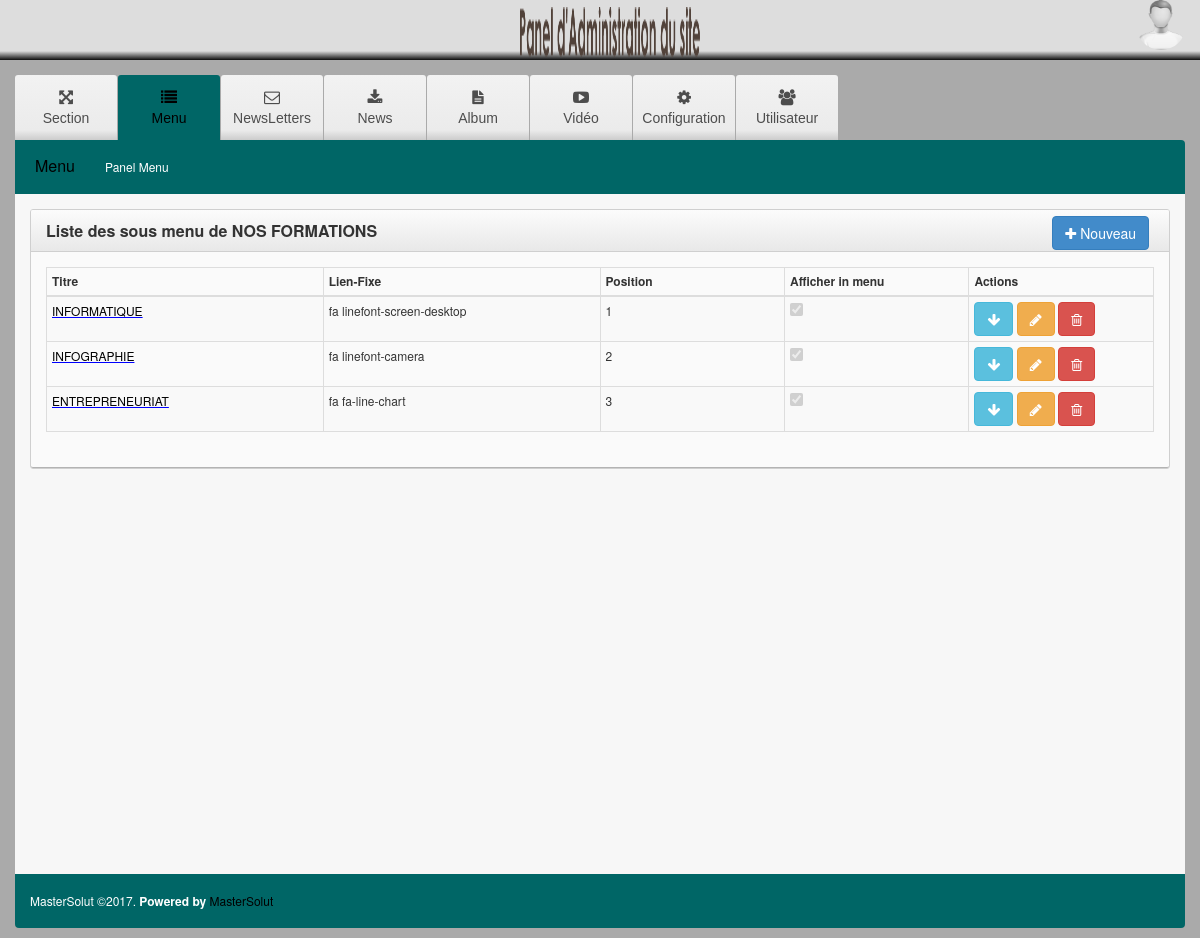
The app's page /ms-admin/index.php?page=2&menu_smenu=3 (signed in) with its own data.
### tables this page shows
CREATE TABLE `gest_page` (
  `id_page` int(11) NOT NULL AUTO_INCREMENT,
  `titre_page` varchar(255) NOT NULL,
  `lib_page` varchar(20) NOT NULL,
  `cat_page` varchar(255) NOT NULL,
  `icone_page` varchar(255) DEFAULT NULL,
  `indice_page` int(11) NOT NULL,
  `visible` varchar(1) NOT NULL DEFAULT 'o',
  PRIMARY KEY (`id_page`)
);

CREATE TABLE `gest_menu` (
  `id_menu` int(11) NOT NULL AUTO_INCREMENT,
  `lib_menu` varchar(255) NOT NULL,
  `lien_menu` varchar(255) NOT NULL,
  `indice_menu` int(11) NOT NULL,
  `visible` varchar(1) NOT NULL DEFAULT 'o',
  `icone_menu` varchar(255) NOT NULL,
  `id_page` int(11) NOT NULL,
  PRIMARY KEY (`id_menu`)
);

CREATE TABLE `menu` (
  `id_menu` int(5) NOT NULL AUTO_INCREMENT,
  `titre_menu` varchar(200) DEFAULT NULL,
  `libelle_menu` text,
  `position_menu` tinyint(2) DEFAULT NULL,
  `fichier_menu` varchar(255) DEFAULT NULL,
  `contenu_menu` longtext,
  `id_section` int(1) NOT NULL,
  `publier_menu` varchar(1) NOT NULL DEFAULT 'o',
  `affiche_acceuil` varchar(25) DEFAULT NULL,
  `visible_menu` varchar(1) DEFAULT 'o',
  PRIMARY KEY (`id_menu`)
);

CREATE TABLE `smenu` (
  `id_smenu` int(5) NOT NULL AUTO_INCREMENT,
  `id_menu` int(5) NOT NULL,
  `titre_smenu` varchar(60) DEFAULT NULL,
  `fichier_smenu` varchar(255) DEFAULT NULL,
  `contenu_smenu` longtext,
  `libelle_smenu` text,
  `service_accueil` varchar(2) DEFAULT NULL,
  `position_smenu` tinyint(2) DEFAULT NULL,
  `publier_smenu` varchar(1) DEFAULT NULL,
  `visible_smenu` varchar(1) NOT NULL DEFAULT 'o',
  PRIMARY KEY (`id_smenu`,`id_menu`)
);

### ms-admin/class/database.php (called while the page is built, shortened)
<?php
class Database extends pdo {
    public function __construct(){
        $this->dbtype ='mysql';
        $this->host = 'localhost';
        $this->user = 'root';
        $this->pass = '';
        $this->database = 'mastersolut_db';
        $dns = $this->dbtype.':dbname='.$this->database.";host=".$this->host;
    }
}
?>

### ms-admin/class/class_gest_page.php (called while the page is built, shortened)
<?php
Class Gest_page{
   private $dbh;
   public function __construct(){
        $this->dbh = new Database();
    }
    public function liste_page_categorie($cat_page,$ligne=0,$trie='',$publier='o'){
        return $this->dbh->query("select * from gest_page where cat_page='$cat_page' AND visible='$publier' $trie $limit");
    }
    public function this_page($id_page,$publier='o'){
        $tab=$this->dbh->query("select * from gest_page where id_page='$id_page' AND visible='$publier'");
        return $tab->fetch();
    }
   public function liste_menu_par_page($id_page,$ligne=0,$trie='',$publier='o'){
        if($ligne) $limit="limit 0,$ligne";
        return $this->dbh->query("select * from gest_menu where id_page='$id_page' AND gest_menu.visible='$publier' $trie $limit");
    }
}
$classpage_menu= new Gest_page();
?>

### ms-admin/class/class_menu.php (called while the page is built, shortened)
<?php
Class Menu{
   private $dbh;
   public function __construct(){
        $this->dbh = new Database();
   }
    public function this_menu($id_menu,$visible='o'){
        $tab=$this->dbh->query("select * from menu where id_menu='$id_menu' AND visible_menu='$visible'");
        return $tab->fetch();
    }
}
$classmenu= new Menu();
?>

### ms-admin/class/class_smenu.php (called while the page is built, shortened)
<?php
Class Smenu{
   private $dbh;
   public function __construct(){
        $this->dbh = new Database();
   }
    public function liste_smenu_by_menu($id_menu,$ligne=0,$trie='',$visible='o'){
            return $this->dbh->query("select * from smenu where id_menu='$id_menu' AND visible_smenu='$visible' $trie $limit");
    }
}
$classSousmenu= new Smenu();
?>

### ms-admin/smenu_liste.php (the view)
<?php
    $this_menu=$classmenu->this_menu($idMenu);
    $titreMenu=stripslashes($this_menu["titre_menu"]);
?>
    <div class="row">
      <div class="col-lg-12 col-md-12">
        <div class="widget">
          <div class="widget-header">
            <div class="title">
              Liste des sous  menu de <?php echo $titreMenu; ?></a>
            </div>
            <span class="tools">
                <a href="javascript:openwindows('smenu_form.php?menu=<?php echo $idMenu ?>',1500,1000,false)" class="btn btn-primary">
                      <span class="fa fa-plus"></span>
                        Nouveau
                </a>
            </span>
          </div>
          <div class="widget-body">
            <div id="dt_example" class="example_alt_pagination">
              <table class="table table-condensed table-striped table-hover table-bordered pull-left" id="data-table">
                <thead>
                  <tr>
                    <th style="width:15%">
                      Titre
                    </th>
                    <th style="width:15%">
                      Lien-Fixe
                    </th>
                    <th style="width:10%">
                      Position
                    </th>
                    <th style="width:10%">
                      Afficher in menu
                    </th>
                    <th style="width:10%">
                      Actions
                    </th>
                  </tr>
                </thead>
                <tbody>
                <?php
                	$tab_smenu=$classSousmenu->liste_smenu_by_menu($idMenu,0,"ORDER BY position_smenu ASC");
                    foreach($tab_smenu as $smenuValue){
                        $idsmenu=$smenuValue["id_smenu"];
                        $titresmenu=stripslashes($smenuValue["titre_smenu"]);
                        $libellesmenu=stripslashes($smenuValue["libelle_smenu"]);
                        $positionsmenu=$smenuValue["position_smenu"];
                        $publiersmenu=$smenuValue["publier_smenu"];
                ?>
                  <tr>
                    <td style="color: blue; text-decoration: underline;">
                        <a title="Ajouter des articles" href="?page=<?php echo $_GET["page"] ?>&menu_smenu=<?php echo $_GET["menu_smenu"] ?>&smenu=<?php echo $idsmenu ?>"  >
                             <?php echo $titresmenu; ?>
                        </a>
                    </td>
                    <td>
                      <?php echo $libellesmenu; ?>
                    </td>
                    <td class="hidden-phone">
                      <?php echo $positionsmenu; ?>
                    </td>
                    <td class="hidden-phone">
                      <?php
                        $checkbox="";
                        if($publiersmenu=="o"){
                            $checkbox= "checked='checkbox'";
                        }
                      ?>
                      <input type="checkbox" disabled="disabled" class="no-margin" <?php echo $checkbox ?>  />
                    </td>
                    <td>
                       <a  data-original-title="" title="Ajouter un sous smenu" href="?page=<?php echo $_GET["page"] ?>&menu_smenu=<?php echo $_GET["menu_smenu"] ?>&smenu=<?php echo $idsmenu ?>" class="btn btn-info">
                            <i class="fa fa-arrow-down"></i>
                      </a>
                      <a  data-original-title="" title="Modifier" href="javascript:openwindows('smenu_form.php?menu=<?php echo $idMenu ?>&mod=<?php echo $idsmenu ?>',1500,1000,false)" class="btn btn-warning">
                            <i class="fa fa-pencil"></i>
                      </a>
                      <a  data-original-title="" title="Supprimer"  href="javascript:if(confirm('Voulez vous effectuer cette op&eacute;ration?')) openwindows('smenu_form.php?supp_smenu=<?php echo $idsmenu ?>',20,40,false)" class="btn btn-danger">
                            <i class="fa fa-trash-o"></i>
                      </a>
                    </td>
                  </tr>
                 <?php
                    }
                ?>
                </tbody>
              </table>
              <div class="clearfix">
              </div>
            </div>
          </div>
        </div>
      </div>
    </div>

### ms-admin/index.php (shortened to what this page needs)
<?php
include('config.php');
?>
<?php
    include('include_top.php');
?>
    <?php
		include('header.php');
	?>
    <div class="dashboard-container">
      <div class="container">
        <?php
			include('menu.php');
		?>
        <?php
            $id_page=$_GET["page"];
			if(!$id_page){
    			include('accueil.php');
			 }else{
                  $this_page=$classpage_menu->this_page($id_page);
                  $titre_page=stripslashes($this_page["titre_page"]);
		?>
        <div class="sub-nav hidden-sm hidden-xs">
            <ul>
                <li><a href="javascript: void(0)" class="heading"><?php echo $titre_page ?> </a></li>
                 <?php
                    $menu_page=$_GET["menu"];
                    if(!$menu_page){
                         $thismenu_selected=$classpage_menu->liste_menu_par_page($id_page,1,"ORDER BY indice_menu ASC");
                         foreach($thismenu_selected as $value){
                            $menu_page=$value["id_menu"];
                         }
                    }
                    $tab_menu=$classpage_menu->liste_menu_par_page($id_page,0,"ORDER BY indice_menu ASC");
    			     foreach($tab_menu as $menu_value){
                        $id_menu=$menu_value["id_menu"];
                        $lib_menu=stripslashes($menu_value["lib_menu"]);
                        $href="?page=".$id_page."&menu=".$id_menu;
    		      ?>
                    <li class="hidden-sm hidden-xs">
                      <a href="<?php echo $href ?>" title="<?php echo $lib_menu ?>" class="<?php if($menu_page==$id_menu) echo 'selected' ?>"><?php echo $lib_menu ?></a>
                    </li>
                <?php
    			 }
    		    ?>
          </ul>
        </div>
        <div class="dashboard-wrapper">
        <?php
			include('contenu.php');
		?>
      <?php  } ?>
        </div>
        <footer>
          <h6>MasterSolut &copy;2017.  <b>Powered by </b><a target="_blank" href="http://www.mastersolut.com">MasterSolut</a></h6>
        </footer>
      </div>
    </div>
    <?php
		include('include_foot.php');
	?>

### ms-admin/menu.php (shortened to what this page needs)
  <?php
 $display_current='';
 if($_GET['page']) $display_current=$_GET['page'];
?>
<div id='cssmenu'>
  <ul>
  <?php
      $tab_page=$classpage_menu->liste_page_categorie("cs_admin",0,"ORDER BY indice_page ASC");
      foreach ($tab_page as $page_value) {
          $id_page=$page_value["id_page"];
          $titre_page=stripslashes($page_value["titre_page"]);
          $icone_page=stripslashes($page_value["icone_page"]);
          $href="?page=".$id_page;
  ?>
    <li class="<?php if($display_current==$id_page) echo 'active'?>">
      <a href='<?php echo $href; ?>'>
        <i class="<?php echo $icone_page; ?>"></i>
          <?php echo $titre_page; ?>
      </a>
    </li>
  <?php
      }
  ?>
  </ul>
</div>

### ms-admin/contenu.php (shortened to what this page needs)
<?php
     $id_menu=$_GET["menu"];
     if($id_menu){
        $tab_menu=$classpage_menu->this_menu($id_menu);
        $lien_menu=$tab_menu["lien_menu"];
        if(!$lien_menu) $lien_menu='accueil1.php';
        include($lien_menu);
     }else{
        $thismenu=$classpage_menu->liste_menu_par_page($id_page,1,"ORDER BY indice_menu ASC");
        foreach($thismenu as $value){
            $lien_menu=$value["lien_menu"];
                include($lien_menu);
             }
     }
?>

### records on screen
gest_page: titre_page "Section"
gest_page: titre_page "Menu"
gest_page: titre_page "NewsLetters"
gest_page: titre_page "News"
gest_page: titre_page "Album"
gest_page: titre_page "Vidéo"
gest_page: titre_page "Configuration"
gest_page: titre_page "Utilisateur"
gest_menu: lib_menu "Panel Menu", menu.titre_menu "NOS FORMATIONS"
smenu: titre_smenu "INFORMATIQUE", libelle_smenu "fa linefont-screen-desktop", position_smenu "1"
smenu: titre_smenu "INFOGRAPHIE", libelle_smenu "fa linefont-camera", position_smenu "2"
smenu: titre_smenu "ENTREPRENEURIAT", libelle_smenu "fa fa-line-chart", position_smenu "3"
